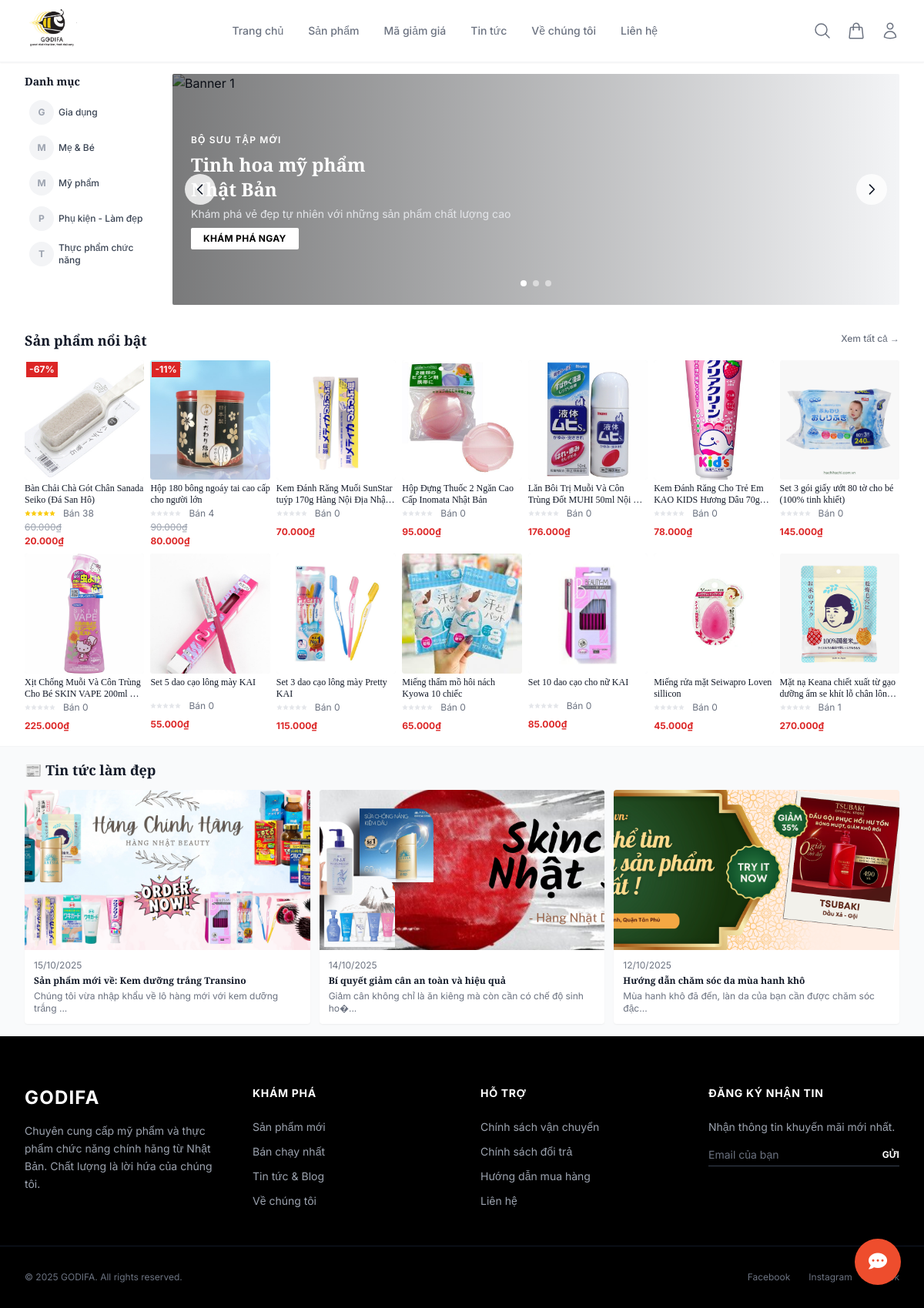
The page / on the database its author committed.
### tables this page shows
CREATE TABLE IF NOT EXISTS `category` (
  `categoryID` int NOT NULL AUTO_INCREMENT,
  `categoryName` varchar(150) NOT NULL,
  `status` tinyint(1) NOT NULL DEFAULT '1' COMMENT '1=Active, 0=Inactive',
  PRIMARY KEY (`categoryID`)
);

CREATE TABLE IF NOT EXISTS `product` (
  `productID` int NOT NULL AUTO_INCREMENT,
  `productName` varchar(150) NOT NULL,
  `SKU_MRK` varchar(30) NOT NULL,
  `stockQuantity` int NOT NULL,
  `price` float NOT NULL,
  `promotional_price` float DEFAULT NULL,
  `description` varchar(500) NOT NULL,
  `image` varchar(100) NOT NULL,
  `categoryID` int NOT NULL,
  `status` tinyint(1) NOT NULL DEFAULT '1' COMMENT '1=Hoạt động, 0=Đã khóa',
  PRIMARY KEY (`productID`),
  KEY `fk_product_category` (`categoryID`)
);

CREATE TABLE IF NOT EXISTS `blog` (
  `blogID` int NOT NULL AUTO_INCREMENT,
  `title` varchar(200) NOT NULL,
  `content` text NOT NULL,
  `image` varchar(255) DEFAULT NULL,
  `date` datetime NOT NULL,
  `status` tinyint(1) NOT NULL DEFAULT '1' COMMENT 'Trạng thái: 1 = Hoạt động, 0 = Đã khóa',
  PRIMARY KEY (`blogID`)
);

### model/mCategory.php (called while the page is built, shortened)
<?php
require_once __DIR__ . '/database.php';
class Category {
    private $conn;
    public function __construct() {
        $db = new clsKetNoi();
        $this->conn = $db->moKetNoi();
    }
    public function getActiveCategories() {
        $sql = "SELECT * FROM category WHERE status = 1 ORDER BY categoryName";
        $result = mysqli_query($this->conn, $sql);
        $categories = [];
        while ($row = mysqli_fetch_assoc($result)) {
            $categories[] = $row;
        }
        return $categories;
    }
}
?>

### model/database.php (called while the page is built, shortened)
<?php
class Database {
    private static $instance = null;
    private $connection;
    private function __construct() {
        try {
            $this->connection = mysqli_connect(
                self::DB_HOST,
                self::DB_USER,
                self::DB_PASS,
                self::DB_NAME
            );
            mysqli_set_charset($this->connection, self::DB_CHARSET);
        } catch (Exception $e) {
            die("Database Error: " . $e->getMessage());
        }
    }
    public static function getInstance() {
        if (self::$instance === null) {
            self::$instance = new self();
        }
        return self::$instance;
    }
    public function getConnection() {
        return $this->connection;
    }
}
class clsKetNoi {
    public function moKetNoi() {
        return Database::getInstance()->getConnection();
    }
}
?>

### model/mProduct.php (called while the page is built, shortened)
<?php
require_once __DIR__ . '/database.php';
class Product {
    private $conn;
    public function __construct() {
        $db = new clsKetNoi();
        $this->conn = $db->moKetNoi();
    }
    public function getProductsWithRatings($limit = null, $offset = 0) {
        $sql = "SELECT p.*, c.categoryName,
                COALESCE(AVG(r.rating), 0) as avgRating,
                COALESCE(COUNT(DISTINCT r.reviewID), 0) as reviewCount,
                COALESCE(SUM(od.quantity), 0) as soldCount
                FROM product p
                LEFT JOIN category c ON p.categoryID = c.categoryID
                LEFT JOIN review r ON p.productID = r.productID
                LEFT JOIN order_details od ON p.productID = od.productID
                LEFT JOIN `order` o ON od.orderID = o.orderID AND o.deliveryStatus IN ('Đã giao', 'Hoàn thành')
                GROUP BY p.productID
                ORDER BY p.productID DESC";
        if ($limit !== null) {
            $sql .= " LIMIT " . intval($limit) . " OFFSET " . intval($offset);
        }
        $result = mysqli_query($this->conn, $sql);
        $products = [];
        while ($row = mysqli_fetch_assoc($result)) {
            $products[] = $row;
        }
        return $products;
    }
}
?>

### model/mBlog.php (called while the page is built, shortened)
<?php
require_once __DIR__ . '/database.php';
class Blog {
    private $conn;
    public function __construct() {
        $db = new clsKetNoi();
        $this->conn = $db->moKetNoi();
    }
    public function getRecentBlogs($limit = 5) {
        $sql = "SELECT * FROM blog
                WHERE status = 1
                ORDER BY date DESC
                LIMIT ?";
        $stmt = mysqli_prepare($this->conn, $sql);
        mysqli_stmt_bind_param($stmt, "i", $limit);
        mysqli_stmt_execute($stmt);
        $result = mysqli_stmt_get_result($stmt);
        $blogs = [];
        while ($row = mysqli_fetch_assoc($result)) {
            $blogs[] = $row;
        }
        return $blogs;
    }
}
?>

### controller/admin/cBlog.php (called while the page is built, shortened)
<?php
require_once __DIR__ . '/../../model/mBlog.php';
class cBlog {
    private $blogModel;
    public function __construct() {
        $this->blogModel = new Blog();
    }
    public function getRecentBlogs($limit = 5) {
        return $this->blogModel->getRecentBlogs($limit);
    }
}
?>

### index.php (the view, shortened to what this page needs)
<?php
require_once 'model/mProduct.php';
require_once 'model/mCategory.php';
require_once 'controller/admin/cBlog.php';
include 'view/layout/header.php';
?>
<?php
$productModel = new Product();
$featuredProducts = $productModel->getProductsWithRatings(14);
$categoryModel = new Category();
$categories = $categoryModel->getActiveCategories();
$blogController = new cBlog();
$recentBlogs = $blogController->getRecentBlogs(3);
?>
<section class="py-4 bg-white">
    <div class="max-w-7xl mx-auto px-4 sm:px-6 lg:px-8">
        <div class="grid grid-cols-1 lg:grid-cols-12 gap-4">
            <div class="lg:col-span-2">
                <h2 class="text-sm font-bold text-gray-900 mb-2 brand-font">Danh mục</h2>
                <div class="space-y-0.5">
                    <?php foreach ($categories as $cat): ?>
                        <a href="view/product/list.php?category=<?php echo $cat['categoryID']; ?>"
                           class="flex items-center gap-1.5 p-1.5 rounded-sm hover:bg-gray-50 transition group">
                            <div class="w-8 h-8 flex-shrink-0 rounded-full bg-gray-100 flex items-center justify-center overflow-hidden group-hover:ring-2 ring-black transition">
                                <?php if(!empty($cat['image'])): ?>
                                    <img src="image/<?php echo $cat['image']; ?>"
                                         alt="<?php echo $cat['categoryName']; ?>"
                                         class="w-full h-full object-cover">
                                <?php else: ?>
                                    <span class="text-xs font-bold text-gray-400 group-hover:text-gray-600">
                                        <?php echo substr($cat['categoryName'], 0, 1); ?>
                                    </span>
                                <?php endif; ?>
                            </div>
                            <span class="text-xs font-medium text-gray-700 group-hover:text-black">
                                <?php echo $cat['categoryName']; ?>
                            </span>
                        </a>
                    <?php endforeach; ?>
                </div>
            </div>
            <div class="lg:col-span-10">
                <div class="relative overflow-hidden rounded-sm bg-gray-100" style="height: 300px;">
                    <div class="banner-slider h-full">
                        <div class="banner-slide active h-full">
                            <img src="https://images.unsplash.com/photo-1612817288484-6f916006741a?ixlib=rb-4.0.3&auto=format&fit=crop&w=1200&q=80"
                                 alt="Banner 1"
                                 class="w-full h-full object-cover">
                            <div class="absolute inset-0 bg-gradient-to-r from-black/50 to-transparent flex items-center">
                                <div class="max-w-xl px-4 lg:px-6 text-white">
                                    <span class="text-xs tracking-widest uppercase font-semibold">Bộ sưu tập mới</span>
                                    <h1 class="mt-1.5 text-xl lg:text-2xl font-extrabold brand-font">
                                        Tinh hoa mỹ phẩm<br>Nhật Bản
                                    </h1>
                                    <p class="mt-1.5 text-xs lg:text-sm text-gray-200">
                                        Khám phá vẻ đẹp tự nhiên với những sản phẩm chất lượng cao
                                    </p>
                                    <a href="view/product/list.php"
                                       class="inline-block mt-2 px-4 py-1.5 bg-white text-black font-bold text-xs uppercase tracking-wide hover:bg-gray-100 transition rounded-sm">
                                        Khám phá ngay
                                    </a>
                                </div>
                            </div>
                        </div>
                    </div>
                    <button onclick="prevSlide()"
                            class="absolute left-4 top-1/2 -translate-y-1/2 w-10 h-10 bg-white/80 hover:bg-white rounded-full flex items-center justify-center transition">
                        <svg class="w-5 h-5" fill="none" stroke="currentColor" viewBox="0 0 24 24">
                            <path stroke-linecap="round" stroke-linejoin="round" stroke-width="2" d="M15 19l-7-7 7-7"/>
                        </svg>
                    </button>
                    <button onclick="nextSlide()"
                            class="absolute right-4 top-1/2 -translate-y-1/2 w-10 h-10 bg-white/80 hover:bg-white rounded-full flex items-center justify-center transition">
                        <svg class="w-5 h-5" fill="none" stroke="currentColor" viewBox="0 0 24 24">
                            <path stroke-linecap="round" stroke-linejoin="round" stroke-width="2" d="M9 5l7 7-7 7"/>
                        </svg>
                    </button>
                    <div class="absolute bottom-6 left-0 right-0 flex justify-center gap-2">
                        <button onclick="goToSlide(0)" class="banner-dot w-2 h-2 rounded-full bg-white/50 hover:bg-white transition"></button>
                        <button onclick="goToSlide(1)" class="banner-dot w-2 h-2 rounded-full bg-white/50 hover:bg-white transition"></button>
                        <button onclick="goToSlide(2)" class="banner-dot w-2 h-2 rounded-full bg-white/50 hover:bg-white transition"></button>
                    </div>
                </div>
            </div>
        </div>
    </div>
</section>
<section class="py-4 bg-white">
    <div class="max-w-7xl mx-auto px-4 sm:px-6 lg:px-8">
        <div class="flex justify-between items-center mb-3">
            <h2 class="text-lg font-bold text-gray-900 brand-font">Sản phẩm nổi bật</h2>
            <a href="view/product/list.php" class="text-xs font-medium text-gray-500 hover:text-black border-b border-transparent hover:border-black transition pb-1">
                Xem tất cả &rarr;
            </a>
        </div>
        <div class="grid grid-cols-3 sm:grid-cols-4 md:grid-cols-5 lg:grid-cols-7 gap-2">
            <?php foreach ($featuredProducts as $product):
                $imgSrc = !empty($product['image']) ? 'image/' . $product['image'] : 'https://via.placeholder.com/400x500';
                $hasPromotion = !empty($product['promotional_price']) && $product['promotional_price'] > 0;
                $displayPrice = $hasPromotion ? $product['promotional_price'] : $product['price'];
                $price = number_format($displayPrice, 0, ',', '.');
                $originalPrice = number_format($product['price'], 0, ',', '.');
                $discount = $hasPromotion ? round((($product['price'] - $product['promotional_price']) / $product['price']) * 100) : 0;
                $rating = floatval($product['avgRating']);
                $soldCount = intval($product['soldCount']);
            ?>
            <div class="group relative bg-white">
                <div class="aspect-square w-full overflow-hidden rounded bg-gray-100 relative">
                    <a href="controller/cProduct.php?action=detail&id=<?php echo $product['productID']; ?>">
                        <img src="<?php echo $imgSrc; ?>"
                             alt="<?php echo $product['productName']; ?>"
                             class="h-full w-full object-cover object-center group-hover:scale-110 transition duration-500">
                    </a>
                    <?php if ($hasPromotion): ?>
                    <span class="absolute top-0.5 left-0.5 bg-red-600 text-white text-xs px-1 py-0.5 font-bold">
                        -<?php echo $discount; ?>%
                    </span>
                    <?php endif; ?>
                </div>
                <div class="mt-1">
                    <h3 class="text-xs text-gray-900 line-clamp-2 min-h-[1.75rem] leading-tight">
                        <a href="controller/cProduct.php?action=detail&id=<?php echo $product['productID']; ?>">
                            <?php echo $product['productName']; ?>
                        </a>
                    </h3>
                    <div class="flex items-center gap-0.5 mt-0.5">
                        <div class="flex text-yellow-400">
                            <?php for($i = 0; $i < 5; $i++): ?>
                                <svg class="w-2 h-2 <?php echo $i < floor($rating) ? 'fill-current' : 'fill-gray-200'; ?>" viewBox="0 0 20 20">
                                    <path d="M10 15l-5.878 3.09 1.123-6.545L.489 6.91l6.572-.955L10 0l2.939 5.955 6.572.955-4.756 4.635 1.123 6.545z"/>
                                </svg>
                            <?php endfor; ?>
                        </div>
                        <span class="text-xs text-gray-500 ml-2">
                            Bán <?php echo isset($soldCount) && $soldCount > 0 ? $soldCount : 0; ?>
                        </span>
                    </div>
                    <div class="mt-0.5">
                        <?php if ($hasPromotion): ?>
                            <div class="flex flex-col gap-0.5">
                                <span class="text-gray-400 line-through text-xs"><?php echo $originalPrice; ?>₫</span>
                                <span class="text-red-600 font-bold text-xs"><?php echo $price; ?>₫</span>
                            </div>
                        <?php else: ?>
                            <span class="text-red-600 font-bold text-xs"><?php echo $price; ?>₫</span>
                        <?php endif; ?>
                    </div>
                </div>
            </div>
            <?php endforeach; ?>
        </div>
    </div>
</section>
<section class="py-4 bg-gray-50 border-t border-gray-100">
    <div class="max-w-7xl mx-auto px-4 sm:px-6 lg:px-8">
        <h2 class="text-lg font-bold mb-3 brand-font">📰 Tin tức làm đẹp</h2>
        <div class="grid grid-cols-1 md:grid-cols-3 gap-3">
            <?php foreach ($recentBlogs as $blog): ?>
                <article class="group bg-white rounded overflow-hidden shadow-sm hover:shadow-md transition">
                    <a href="view/news/detail.php?id=<?php echo $blog['blogID']; ?>">
                        <div class="aspect-video overflow-hidden bg-gray-100">
                            <img src="<?php echo !empty($blog['image']) ? 'image/'.$blog['image'] : 'https://via.placeholder.com/600x400'; ?>"
                                 class="object-cover w-full h-full group-hover:scale-105 transition duration-500">
                        </div>
                        <div class="p-3">
                            <p class="text-xs text-gray-500 mb-1"><?php echo date('d/m/Y', strtotime($blog['date'] ?? 'now')); ?></p>
                            <h3 class="text-xs font-bold text-gray-900 mb-1 line-clamp-2 group-hover:text-gray-600 transition">
                                <?php echo htmlspecialchars($blog['title']); ?>
                            </h3>
                            <p class="text-xs text-gray-500 line-clamp-2"><?php echo htmlspecialchars(strip_tags(substr($blog['content'], 0, 80))); ?>...</p>
                        </div>
                    </a>
                </article>
            <?php endforeach; ?>
        </div>
    </div>
</section>
<?php include 'view/chat/index.php'; ?>
<?php include 'view/layout/footer.php'; ?>

### view/layout/header.php (style rules this page uses)
body { font-family: 'Inter', sans-serif; }
h1, h2, h3, .brand-font { font-family: 'Playfair Display', serif; }

### index.php (style rules this page uses)
.banner-slide { display: none; position: absolute; width: 100%; height: 100%; top: 0; left: 0; }
.banner-slide.active { display: block; animation: fadeIn 0.5s ease-in-out; }
.banner-slider { position: relative; }

### rows shown on the page
category: categoryName "G", categoryName "Gia dụng"
category: categoryName "M", categoryName "Mẹ & Bé"
category: categoryName "M", categoryName "Mỹ phẩm"
category: categoryName "P", categoryName "Phụ kiện - Làm đẹp"
category: categoryName "T", categoryName "Thực phẩm chức năng"
product: image (picture), discount "67", productName "Bàn Chải Chà Gót Chân Sanada Seiko (Đá San Hô)", soldCount "38", price "60.000", promotional_price "20.000"
product: image (picture), discount "11", productName "Hộp 180 bông ngoáy tai cao cấp cho người lớn", soldCount "4", price "90.000", promotional_price "80.000"
product: image (picture), productName "Kem Đánh Răng Muối SunStar tuýp 170g Hàng Nội Địa…", price "70.000"
product: image (picture), productName "Hộp Đựng Thuốc 2 Ngăn Cao Cấp Inomata Nhật Bản", shows "0", price "95.000"
product: image (picture), productName "Lăn Bôi Trị Muỗi Và Côn Trùng Đốt MUHI 50ml Nội…", price "176.000"
product: image (picture), productName "Kem Đánh Răng Cho Trẻ Em KAO KIDS Hương Dâu…", shows "0", price "78.000"
product: image (picture), productName "Set 3 gói giấy ướt 80 tờ cho bé (100% tinh khiết)", price "145.000"
product: image (picture), productName "Xịt Chống Muỗi Và Côn Trùng Cho Bé SKIN VAPE 200ml…", price "225.000"
product: image (picture), productName "Set 5 dao cạo lông mày KAI", shows "0", price "55.000"
product: image (picture), productName "Set 3 dao cạo lông mày Pretty KAI", shows "0", price "115.000"
product: image (picture), productName "Miếng thấm mồ hôi nách Kyowa 10 chiếc", price "65.000"
product: image (picture), productName "Set 10 dao cạo cho nữ KAI", price "85.000"
product: image (picture), productName "Miếng rửa mặt Seiwapro Loven sillicon", shows "0", price "45.000"
product: image (picture), productName "Mặt nạ Keana chiết xuất từ gạo dưỡng ẩm se khít lỗ chân…", soldCount "1", price "270.000"
blog: image (picture), date "15/10/2025", title "Sản phẩm mới về: Kem dưỡng trắng Transino", content "Chúng tôi vừa nhập khẩu về lô hàng mới với kem dưỡng trắng"
blog: image (picture), date "14/10/2025", title "Bí quyết giảm cân an toàn và hiệu quả", content "Giảm cân không chỉ là ăn kiêng mà còn cần có chế độ sinh ho�"
blog: image (picture), date "12/10/2025", title "Hướng dẫn chăm sóc da mùa hanh khô", content "Mùa hanh khô đã đến, làn da của bạn cần được chăm sóc đặc"
